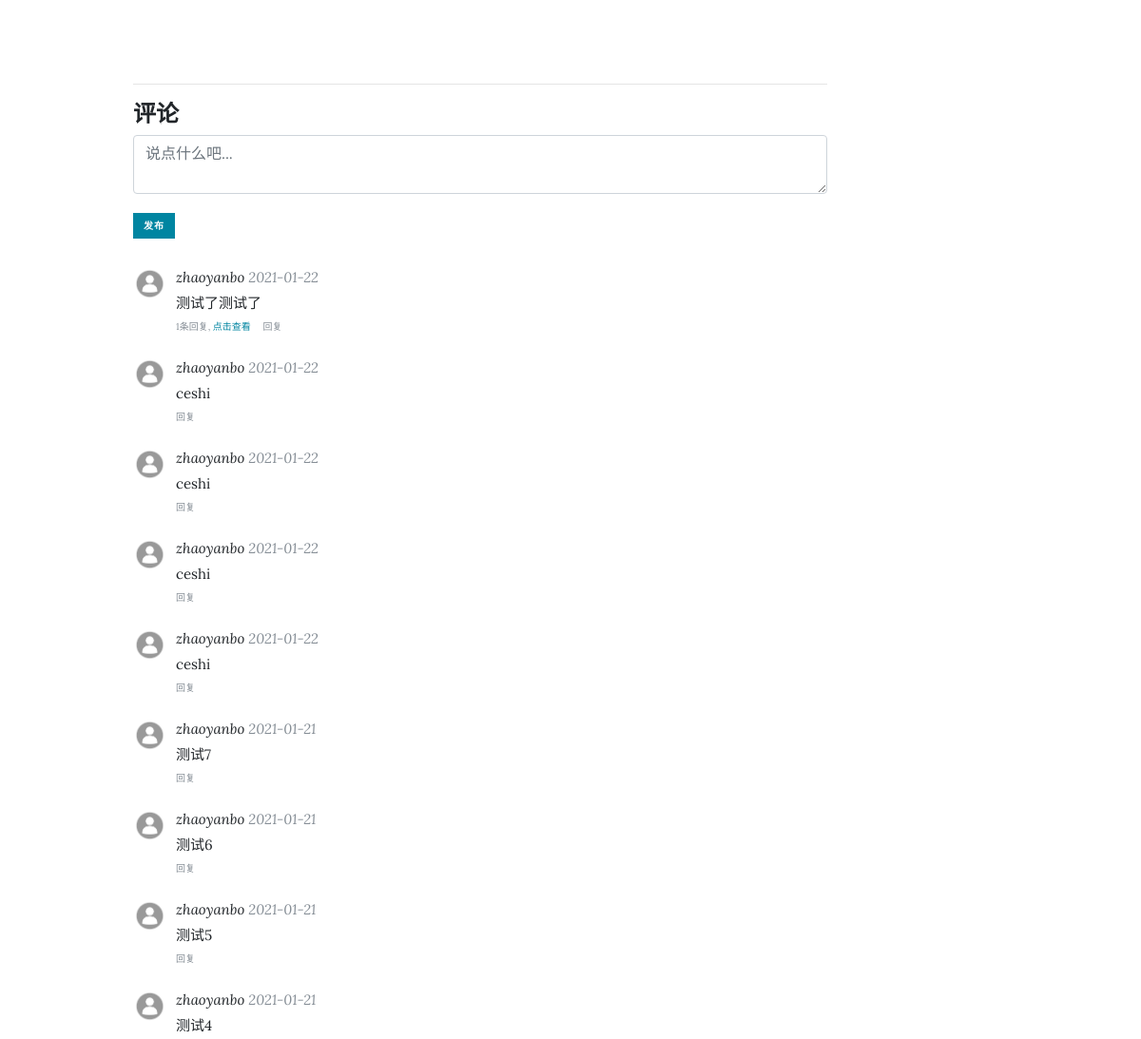
Before: /post/64/ (middle part) with the older database file.
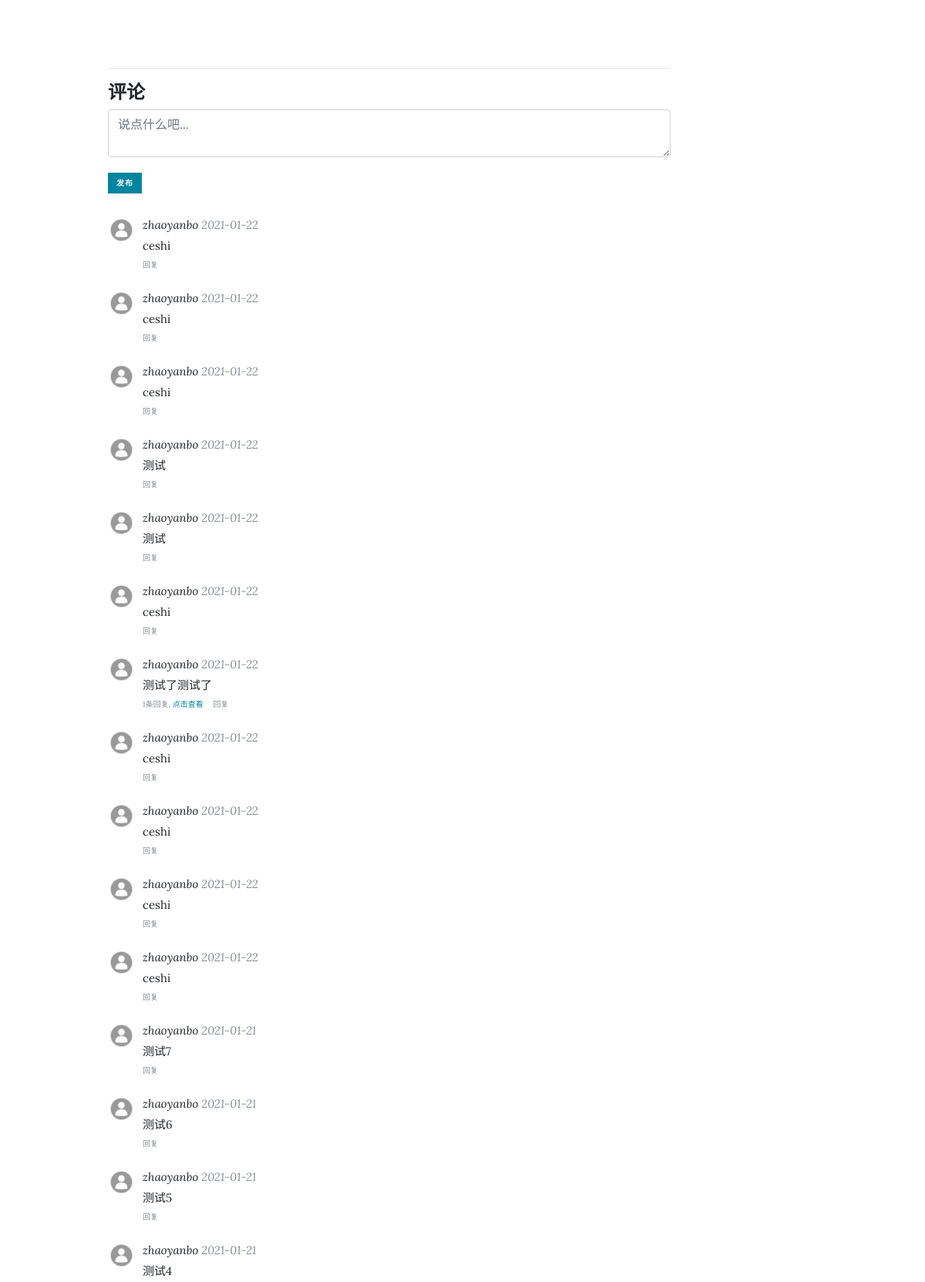
After: the same page with the newer database file.
### comments/models.py (models this page shows, shortened)
class Comment(models.Model):
    user = models.ForeignKey(User, on_delete=models.CASCADE)
    content_type = models.ForeignKey(ContentType, on_delete=models.CASCADE)
    object_id = models.PositiveIntegerField()
    content_object = GenericForeignKey('content_type', 'object_id')
    parent = models.ForeignKey("self", null=True, blank=True, on_delete=models.CASCADE)
    root = models.ForeignKey("self", related_name='root_comment', null=True,
                             blank=True, on_delete=models.CASCADE)
    created = models.DateTimeField(default=timezone.now)
    content = models.TextField()
    objects = CommentManager()
    class Meta:
        ordering = ['-created']
    def children(self):
        return Comment.objects.filter(root=self)

### users/models.py (models this page shows, shortened)
class Profile(models.Model):
    user = models.OneToOneField(User, on_delete=models.CASCADE)
    profile_pic = models.ImageField(default='default.jpg', upload_to='media/profile_pics')

### blog/views.py (the view)
# urls.py: path('post/<int:pk>/', PostDetailView.as_view(), name='post-detail'),
class PostDetailView(DetailView):
    model = Post
    template_name = 'blog/post_detail.html'
    def get(self, request, *args, **kwargs):
        self.object = self.get_object()
        response = super().get(request, *args, **kwargs)
        response = view_stats_once_viewed(request, response, self.object)
        return response
    def get_context_data(self, **kwargs):
        comment_form = CommentForm()
        self.object = self.get_object()
        context = super().get_context_data(**kwargs)
        comments = self.object.comments
        context['comments'] = comments
        context['comment_form'] = comment_form
        context['comment_form'].fields['content_type'].initial = self.object.get_content_type
        context['comment_form'].fields['object_id'].initial = self.object.pk
        return context

### comments/forms.py
class CommentForm(forms.ModelForm):
    class Meta:
        model = Comment
        fields = ['content_type', 'object_id', 'content', 'parent', 'root']
        widgets = {
            'content_type': forms.HiddenInput,
            'object_id': forms.HiddenInput,
            'content': forms.Textarea(attrs={'placeholder': '说点什么吧...', 'class': '', 'rows': '2', 'maxlength': '500',
                                             }),
            'parent': forms.HiddenInput,
            'root': forms.HiddenInput,
        }
        labels = {
            'content': "",
        }

### blog/models.py (called while the page is built)
    @property
    def comments(self):
        qs = Comment.objects.filter_by_instance(self)
        return qs

    @property
    def get_content_type(self):
        content_type = ContentType.objects.get_for_model(self.__class__)
        return content_type

### comments/models.py (called while the page is built)
    def filter_by_instance(self, instance):
        obj_id = instance.id
        content_type = ContentType.objects.get_for_model(instance.__class__)
        qs = super(CommentManager, self).filter(
            content_type=content_type, object_id=obj_id).filter(parent=None)
        return qs

### blog/templates/blog/post_detail.html (shortened to what this page needs)
{% extends "blog/base.html" %}
{% block content %}
<div class="col-lg-8 col-md-10 mx-auto">
  <div class="">
    <p>{{ object.content|safe }}</p>
  </div>
  <hr>
  {% include "comments/comment_list.html" %}
</div>
{% endblock content %}

### comments/templates/comments/comment_list.html (shortened to what this page needs)
  <h4>评论</h4>
{% include "comments/comment_form.html" %}
<div id="comment-container" class="comment-container">
    {% for comment in comments %}
      <div id="div-comment-{{ comment.pk }}" class="comment-cell">
        <div class="author-thumbnail">
          <img class="rounded-circle author-img" src="{{ comment.user.profile.profile_pic.url }}">
        </div>
        <div class="comment-box">
          <div class="comment-meta">
            <a href="">{{ comment.user }}</a>
            {{ comment.created|date:"Y-m-d" }}
          </div>
          <div class="comment-content">
              {{ comment.content }}
          </div>
          <div class="comment-info">
            {% if comment.children.count > 0 %}
              <span id="reply-count">{{ comment.children.count }}</span>条回复,
              <a href="#" class="more-btn">点击查看</a>&emsp;
            {% endif %}
            <a href="#" class="reply-btn" onclick="do_reply({{ comment.pk }},{{ comment.pk }},'{{ comment.user.username }}',event)">回复</a>
          </div>
        </div>
      </div>
    {% endfor %}
</div>

Changed rows visible on the page:
added Comment: user.profile.profile_pic (placeholder picture), user "zhaoyanbo", created "2021-01-22", content "ceshi"
added Comment: user.profile.profile_pic (placeholder picture), user "zhaoyanbo", created "2021-01-22", content "ceshi"
added Comment: user.profile.profile_pic (placeholder picture), user "zhaoyanbo", created "2021-01-22", content "ceshi"
added Comment: user.profile.profile_pic (placeholder picture), user "zhaoyanbo", created "2021-01-22", content "测试"
added Comment: user.profile.profile_pic (placeholder picture), user "zhaoyanbo", created "2021-01-22", content "测试"
added Comment: user.profile.profile_pic (placeholder picture), user "zhaoyanbo", created "2021-01-22", content "ceshi"
